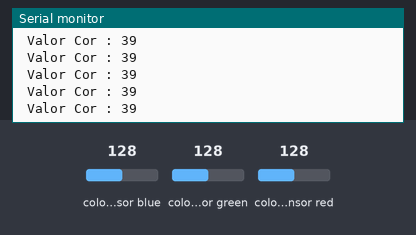
This sketch was run on a simulated Arduino Mega 2560, built with avr-gcc and run on an emulated ATmega2560. Shown: the last lines printed to the serial monitor. Wiring (inferred from the names in the program): TCS3200 colour sensor: output A14; S2 pin 24; S3 pin 25; S0 pin 22; S1 pin 23. The inputs (shaded band) are chosen by the test bench; at power-on: colour sensor green 128, colour sensor blue 128, colour sensor red 128.

Above: at 1.2 s.
1.3 s: colour sensor green set to 5
At 1.56 s:
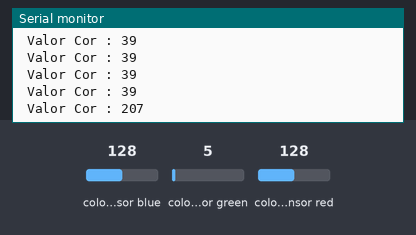
2.8 s: colour sensor green set to 64
At 2.96 s:
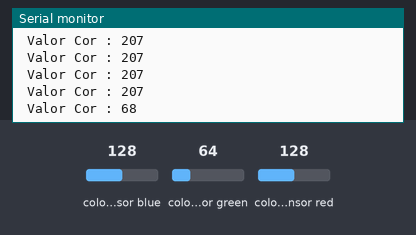
Timing chart, 0 to 5.8 s (numbered marks = the images above; inputs shaded):
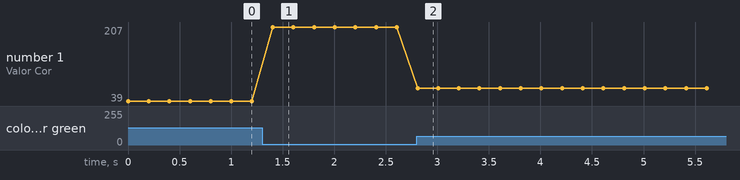

Measured:
- after the input at 1.3 s, the serial monitor: prints a new line after 0.10 s (image 1)
- after the input at 2.8 s, the serial monitor: prints a new line at once (image 2)
- plotted number 1: 39 → 207 after the input at 1.3 s, 207 → 68 after the input at 2.8 s

The sketch:

Um_verde-Leitura.ino
```cpp
// Programa : Detector de cores usando modulo TCS230
// Alteracoes e comentarios : Arduino e Cia
//
// Baseado no programa original de Martin Mason

//Pinos de conexao do modulo TCS230
#define Pino_s0 22
#define Pino_s1 23
#define Pino_s2 24
#define Pino_s3 25
#define Pino_out A14


int green = 0;


void setup()


{

  pinMode(Pino_s0, OUTPUT);  //PINOS DO SENSOR DE COR
  pinMode(Pino_s1, OUTPUT);
  pinMode(Pino_s2, OUTPUT);
  pinMode(Pino_s3, OUTPUT);
  pinMode(Pino_out, INPUT);

  Serial.begin(9600);
  //============================================================================
  digitalWrite(Pino_s0, HIGH);  //CONDIÇÃO DE FREQUÊNCIA DO SENSOR DE COR DIREITO
  digitalWrite(Pino_s1, LOW);
  //============================================================================


}

void loop()
{
  color(); //Chama a rotina que le as cores

  //Mostra no serial monitor os valores detectados
 //=================================================================================
  Serial.print(" Valor Cor : ");  //PRINTA O VALOR LIDO PELO SENSOR DE COR DIREITO
  Serial.println(green, DEC);
 //================================================================================


  delay(200);
 }

void color()
{
  //Rotina que le o valor das cores

 digitalWrite(Pino_s2, HIGH);  // CONDIÇÃO QUE ACIONA OS FOTOTRANSISTORS PARA VERDE DO DIREITO
 digitalWrite(Pino_s3, HIGH);
//===============================

 //count OUT, pGreen, GREEN

 green = pulseIn(Pino_out, digitalRead(Pino_out) == HIGH ? LOW : HIGH);

}
```
